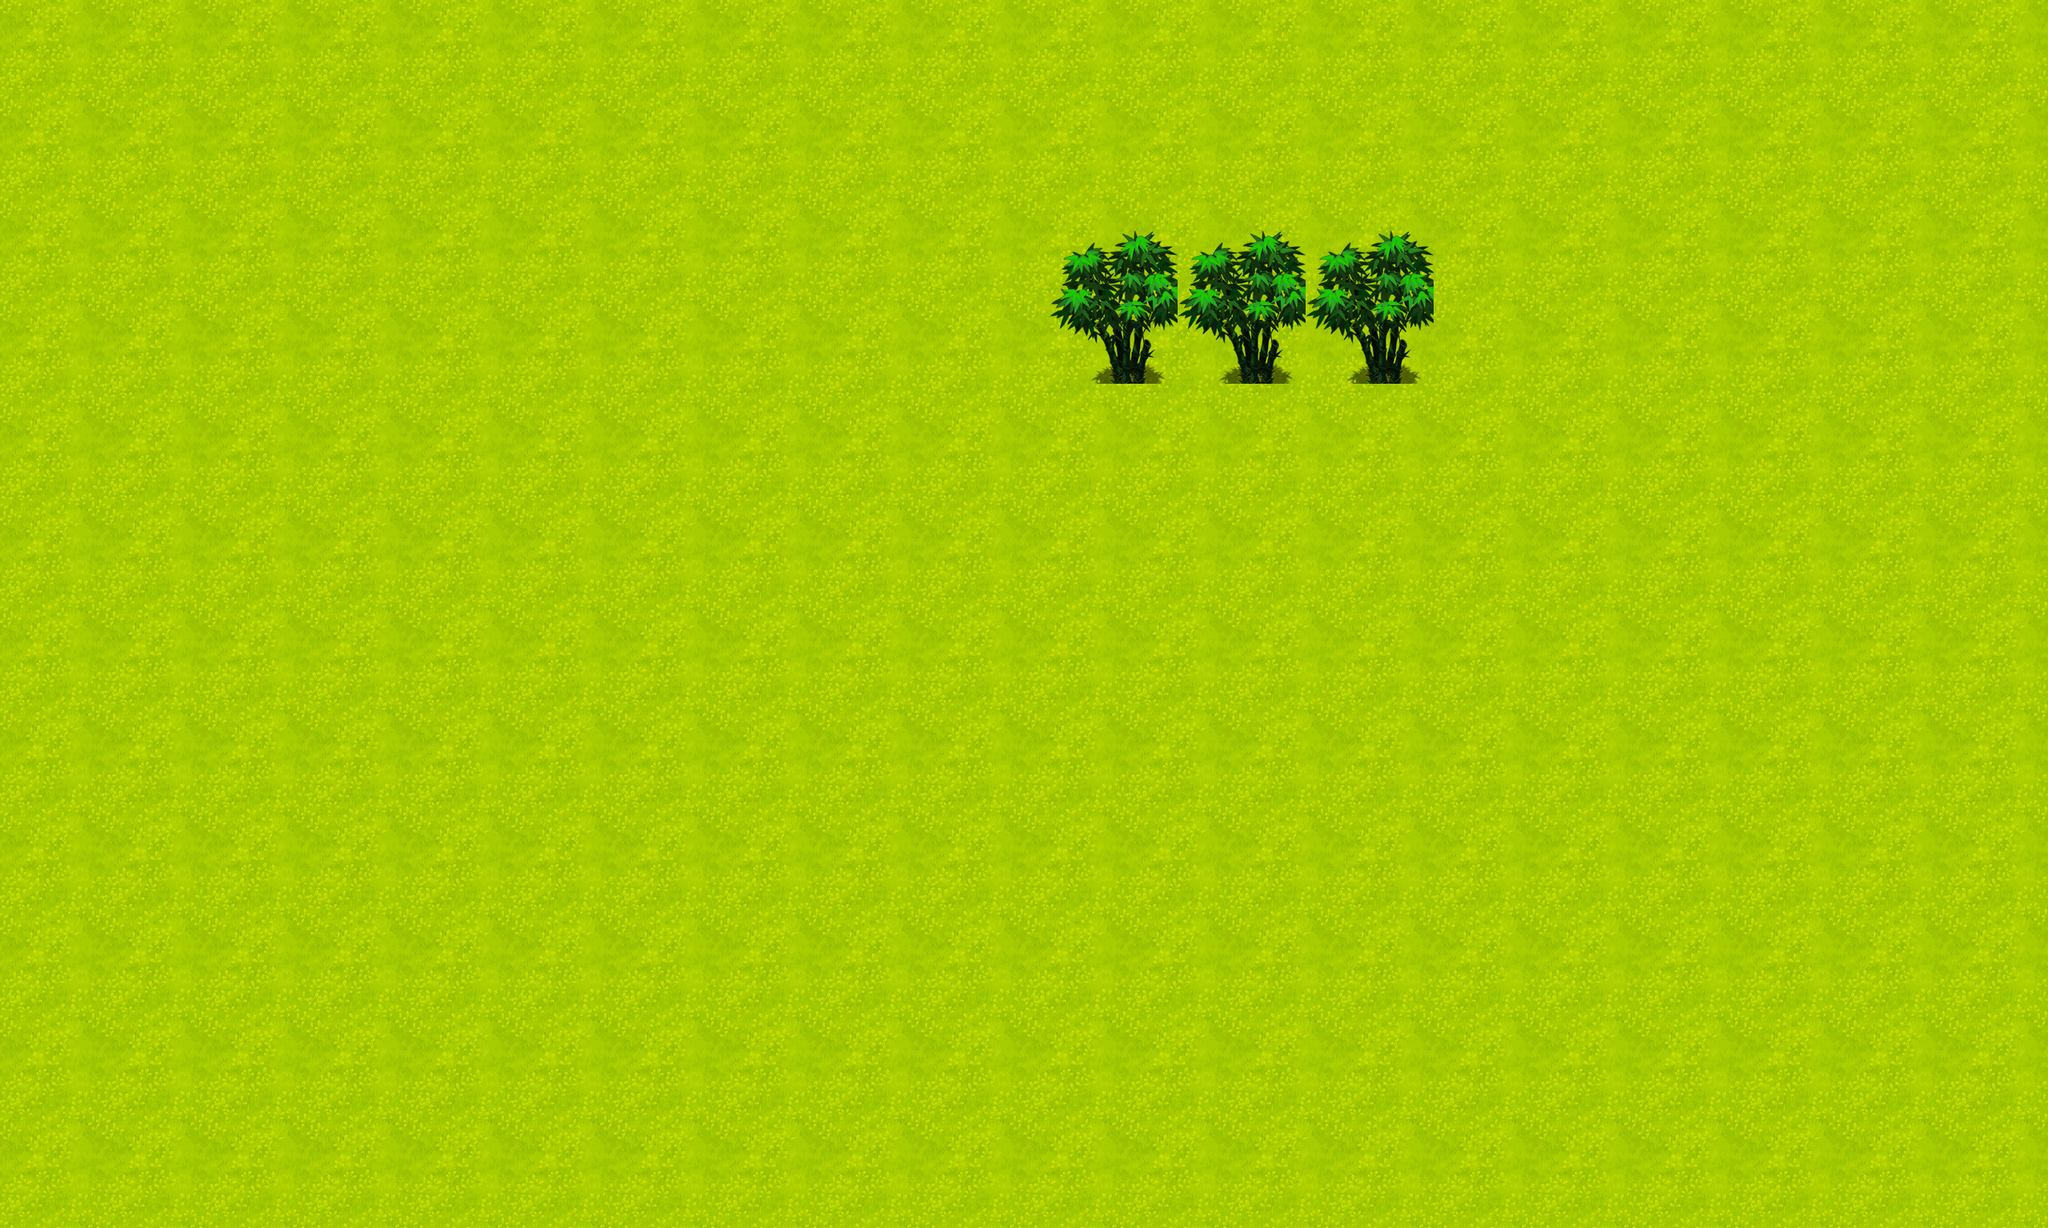

Below is a game level as drawn by its tile map, then a one-line description and the .tmx that defines it (tile-layer data replaced by summaries):
An orthogonal 80x48 tile map with 32x32 px tiles, 2 tile layers (块层 1, 块层 2), 2 tilesets.

<map version="1.0" orientation="orthogonal" width="80" height="48" tilewidth="32" tileheight="32">
 <tileset firstgid="1" name="17" tilewidth="32" tileheight="32">
  <image source="17.png" trans="ff00ff" width="128" height="128" />
 </tileset>
 <tileset firstgid="17" name="52" tilewidth="32" tileheight="32">
  <image source="52.png" trans="ffffff" width="180" height="219" />
 </tileset>
 <layer name="块层 1" width="80" height="48">
  <data>[3840 cells, 3840 non-empty, 16 distinct tile ids]</data>
 </layer>
 <layer name="块层 2" width="80" height="48">
  <data>[3840 cells, 90 non-empty, 30 distinct tile ids]</data>
 </layer>
</map>